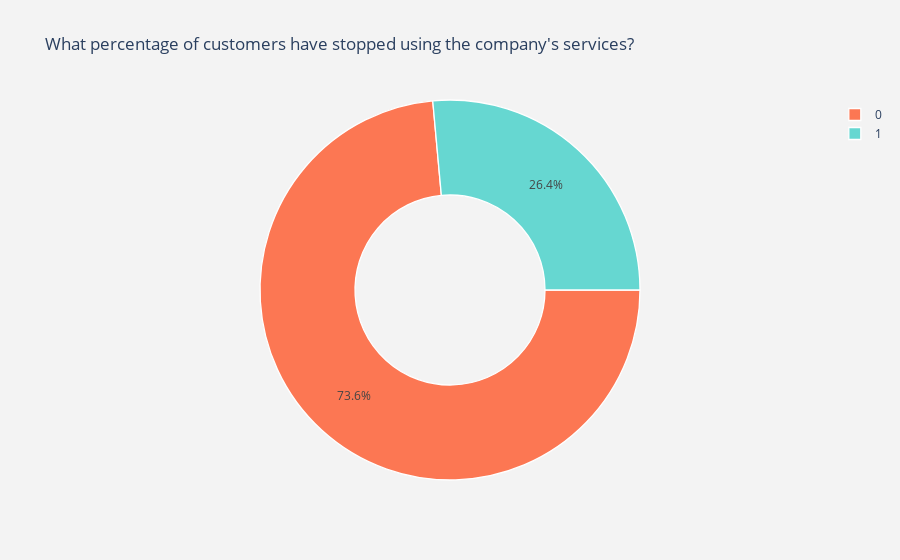

Notebook cell for this chart:
### Markdown cell above
#### There is no need to investigate outliers further - preliminary analysis has shown that reaching for strong techniques such as IsolationForest would be “torturing the data into admitting anything.”
#### The next step is to balance the dependent variable and models training.

### Code cell
trace = go.Pie(labels = y.value_counts().keys().tolist(),
               values = y.value_counts().values.tolist(),
               marker = dict(colors = ['#FC7753', '#66D7D1'],
                             line = dict(color = 'white', width =  1.3)
                            ),
               rotation = 90,
               hoverinfo = 'label + value + text',
               hole = .5
              )
layout = go.Layout(dict(title = "What percentage of customers have stopped using the company's services?",
                        paper_bgcolor = 'rgb(243, 243, 243)',
                       )
                  )
data = [trace]
fig = go.Figure(data = data, layout = layout)
py.iplot(fig)

### Figure 1 — Plotly figure (JSON) as saved in the notebook; plotly's stock layout.template omitted (floating-point values rounded to 4 significant figures)
{"data": [{"hole": 0.5, "hoverinfo": "label+value+text", "labels": [0, 1], "marker": {"colors": ["#FC7753", "#66D7D1"], "line": {"color": "white", "width": 1.3}}, "rotation": 90, "type": "pie", "values": [5164, 1857]}], "layout": {"autosize": true, "paper_bgcolor": "rgb(243, 243, 243)", "title": {"text": "What percentage of customers have stopped using the company's services?"}}}
